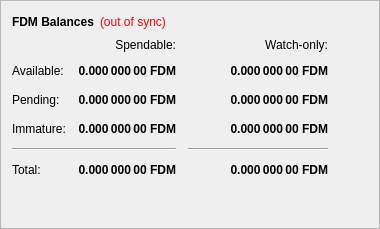
        <widget class="QFrame" name="frame">
         <property name="frameShape">
          <enum>QFrame::StyledPanel</enum>
         </property>
         <property name="frameShadow">
          <enum>QFrame::Raised</enum>
         </property>
         <layout class="QVBoxLayout" name="verticalLayout_4">
          <item>
           <layout class="QHBoxLayout" name="horizontalLayout_4">
            <item>
             <widget class="QLabel" name="label_5">
              <property name="font">
               <font>
                <weight>75</weight>
                <bold>true</bold>
               </font>
              </property>
              <property name="text">
               <string>FDM Balances</string>
              </property>
             </widget>
            </item>
            <item>
             <widget class="QLabel" name="labelWalletStatus">
              <property name="cursor">
               <cursorShape>WhatsThisCursor</cursorShape>
              </property>
              <property name="toolTip">
               <string>The displayed information may be out of date. Your wallet automatically synchronizes with the Fundamental network after a connection is established, but this process has not completed yet.</string>
              </property>
              <property name="styleSheet">
               <string notr="true">QLabel { color: red; }</string>
              </property>
              <property name="text">
               <string notr="true">(out of sync)</string>
              </property>
              <property name="alignment">
               <set>Qt::AlignLeading|Qt::AlignLeft|Qt::AlignVCenter</set>
              </property>
             </widget>
            </item>
            <item>
             <spacer name="horizontalSpacer_3">
              <property name="orientation">
               <enum>Qt::Horizontal</enum>
              </property>
              <property name="sizeHint" stdset="0">
               <size>
                <width>40</width>
                <height>20</height>
               </size>
              </property>
             </spacer>
            </item>
           </layout>
          </item>
          <item>
           <layout class="QGridLayout" name="gridLayout">
            <property name="spacing">
             <number>12</number>
            </property>
            <item row="2" column="2">
             <widget class="QLabel" name="labelWatchPending">
              <property name="font">
               <font>
                <weight>75</weight>
                <bold>true</bold>
               </font>
              </property>
              <property name="cursor">
               <cursorShape>IBeamCursor</cursorShape>
              </property>
              <property name="toolTip">
               <string>Unconfirmed transactions to watch-only addresses</string>
              </property>
              <property name="text">
               <string notr="true">0.000 000 00 FDM</string>
              </property>
              <property name="alignment">
               <set>Qt::AlignRight|Qt::AlignTrailing|Qt::AlignVCenter</set>
              </property>
              <property name="textInteractionFlags">
               <set>Qt::LinksAccessibleByMouse|Qt::TextSelectableByKeyboard|Qt::TextSelectableByMouse</set>
              </property>
             </widget>
            </item>
            <item row="2" column="1">
             <widget class="QLabel" name="labelUnconfirmed">
              <property name="font">
               <font>
                <weight>75</weight>
                <bold>true</bold>
               </font>
              </property>
              <property name="cursor">
               <cursorShape>IBeamCursor</cursorShape>
              </property>
              <property name="toolTip">
               <string>Total of transactions that have yet to be confirmed, and do not yet count toward the spendable balance</string>
              </property>
              <property name="text">
               <string notr="true">0.000 000 00 FDM</string>
              </property>
              <property name="alignment">
               <set>Qt::AlignRight|Qt::AlignTrailing|Qt::AlignVCenter</set>
              </property>
              <property name="textInteractionFlags">
               <set>Qt::LinksAccessibleByMouse|Qt::TextSelectableByKeyboard|Qt::TextSelectableByMouse</set>
              </property>
             </widget>
            </item>
            <item row="3" column="2">
             <widget class="QLabel" name="labelWatchImmature">
              <property name="font">
               <font>
                <weight>75</weight>
                <bold>true</bold>
               </font>
              </property>
              <property name="cursor">
               <cursorShape>IBeamCursor</cursorShape>
              </property>
              <property name="toolTip">
               <string>Staked or masternode rewards in watch-only addresses that has not yet matured</string>
              </property>
              <property name="text">
               <string notr="true">0.000 000 00 FDM</string>
              </property>
              <property name="alignment">
               <set>Qt::AlignRight|Qt::AlignTrailing|Qt::AlignVCenter</set>
              </property>
              <property name="textInteractionFlags">
               <set>Qt::LinksAccessibleByMouse|Qt::TextSelectableByKeyboard|Qt::TextSelectableByMouse</set>
              </property>
             </widget>
            </item>
            <item row="4" column="0" colspan="2">
             <widget class="Line" name="lineSpendableBalance">
              <property name="orientation">
               <enum>Qt::Horizontal</enum>
              </property>
             </widget>
            </item>
            <item row="4" column="2">
             <widget class="Line" name="lineWatchBalance">
              <property name="sizePolicy">
               <sizepolicy hsizetype="Preferred" vsizetype="Fixed">
                <horstretch>0</horstretch>
                <verstretch>0</verstretch>
               </sizepolicy>
              </property>
              <property name="minimumSize">
               <size>
                <width>140</width>
                <height>0</height>
               </size>
              </property>
              <property name="orientation">
               <enum>Qt::Horizontal</enum>
              </property>
             </widget>
            </item>
            <item row="5" column="0">
             <widget class="QLabel" name="labelTotalText">
              <property name="text">
               <string>Total:</string>
              </property>
             </widget>
            </item>
            <item row="3" column="1">
             <widget class="QLabel" name="labelImmature">
              <property name="font">
               <font>
                <weight>75</weight>
                <bold>true</bold>
               </font>
              </property>
              <property name="cursor">
               <cursorShape>IBeamCursor</cursorShape>
              </property>
              <property name="toolTip">
               <string>Staked or masternode rewards that has not yet matured</string>
              </property>
              <property name="text">
               <string notr="true">0.000 000 00 FDM</string>
              </property>
              <property name="alignment">
               <set>Qt::AlignRight|Qt::AlignTrailing|Qt::AlignVCenter</set>
              </property>
              <property name="textInteractionFlags">
               <set>Qt::LinksAccessibleByMouse|Qt::TextSelectableByKeyboard|Qt::TextSelectableByMouse</set>
              </property>
             </widget>
            </item>
            <item row="2" column="3">
             <spacer name="horizontalSpacer_2">
              <property name="orientation">
               <enum>Qt::Horizontal</enum>
              </property>
              <property name="sizeHint" stdset="0">
               <size>
                <width>40</width>
                <height>20</height>
               </size>
              </property>
             </spacer>
            </item>
            <item row="3" column="0">
             <widget class="QLabel" name="labelImmatureText">
              <property name="text">
               <string>Immature:</string>
              </property>
             </widget>
            </item>
            <item row="5" column="1">
             <widget class="QLabel" name="labelTotal">
              <property name="font">
               <font>
                <weight>75</weight>
                <bold>true</bold>
               </font>
              </property>
              <property name="cursor">
               <cursorShape>IBeamCursor</cursorShape>
              </property>
              <property name="toolTip">
               <string>Your current total balance</string>
              </property>
              <property name="text">
               <string notr="true">0.000 000 00 FDM</string>
              </property>
              <property name="alignment">
               <set>Qt::AlignRight|Qt::AlignTrailing|Qt::AlignVCenter</set>
              </property>
              <property name="textInteractionFlags">
               <set>Qt::LinksAccessibleByMouse|Qt::TextSelectableByKeyboard|Qt::TextSelectableByMouse</set>
              </property>
             </widget>
            </item>
            <item row="5" column="2">
             <widget class="QLabel" name="labelWatchTotal">
              <property name="font">
               <font>
                <weight>75</weight>
                <bold>true</bold>
               </font>
              </property>
              <property name="cursor">
               <cursorShape>IBeamCursor</cursorShape>
              </property>
              <property name="toolTip">
               <string>Current total balance in watch-only addresses</string>
              </property>
              <property name="text">
               <string notr="true">0.000 000 00 FDM</string>
              </property>
              <property name="alignment">
               <set>Qt::AlignRight|Qt::AlignTrailing|Qt::AlignVCenter</set>
              </property>
              <property name="textInteractionFlags">
               <set>Qt::LinksAccessibleByMouse|Qt::TextSelectableByKeyboard|Qt::TextSelectableByMouse</set>
              </property>
             </widget>
            </item>
            <item row="0" column="2">
             <widget class="QLabel" name="labelWatchonly">
              <property name="text">
               <string>Watch-only:</string>
              </property>
              <property name="alignment">
               <set>Qt::AlignRight|Qt::AlignTrailing|Qt::AlignVCenter</set>
              </property>
             </widget>
            </item>
            <item row="1" column="0">
             <widget class="QLabel" name="labelBalanceText">
              <property name="text">
               <string>Available:</string>
              </property>
             </widget>
            </item>
            <item row="1" column="1">
             <widget class="QLabel" name="labelBalance">
              <property name="font">
               <font>
                <weight>75</weight>
                <bold>true</bold>
               </font>
              </property>
              <property name="cursor">
               <cursorShape>IBeamCursor</cursorShape>
              </property>
              <property name="toolTip">
               <string>Your current spendable balance</string>
              </property>
              <property name="text">
               <string notr="true">0.000 000 00 FDM</string>
              </property>
              <property name="alignment">
               <set>Qt::AlignRight|Qt::AlignTrailing|Qt::AlignVCenter</set>
              </property>
              <property name="textInteractionFlags">
               <set>Qt::LinksAccessibleByMouse|Qt::TextSelectableByKeyboard|Qt::TextSelectableByMouse</set>
              </property>
             </widget>
            </item>
            <item row="1" column="2">
             <widget class="QLabel" name="labelWatchAvailable">
              <property name="font">
               <font>
                <weight>75</weight>
                <bold>true</bold>
               </font>
              </property>
              <property name="cursor">
               <cursorShape>IBeamCursor</cursorShape>
              </property>
              <property name="toolTip">
               <string>Your current balance in watch-only addresses</string>
              </property>
              <property name="text">
               <string notr="true">0.000 000 00 FDM</string>
              </property>
              <property name="alignment">
               <set>Qt::AlignRight|Qt::AlignTrailing|Qt::AlignVCenter</set>
              </property>
              <property name="textInteractionFlags">
               <set>Qt::LinksAccessibleByMouse|Qt::TextSelectableByKeyboard|Qt::TextSelectableByMouse</set>
              </property>
             </widget>
            </item>
            <item row="2" column="0">
             <widget class="QLabel" name="labelPendingText">
              <property name="text">
               <string>Pending:</string>
              </property>
             </widget>
            </item>
            <item row="0" column="1">
             <widget class="QLabel" name="labelSpendable">
              <property name="text">
               <string>Spendable:</string>
              </property>
              <property name="alignment">
               <set>Qt::AlignRight|Qt::AlignTrailing|Qt::AlignVCenter</set>
              </property>
             </widget>
            </item>
           </layout>
          </item>
          <item>
           <spacer name="verticalSpacer_4">
            <property name="orientation">
             <enum>Qt::Vertical</enum>
            </property>
            <property name="sizeHint" stdset="0">
             <size>
              <width>20</width>
              <height>40</height>
             </size>
            </property>
           </spacer>
          </item>
         </layout>
        </widget>
